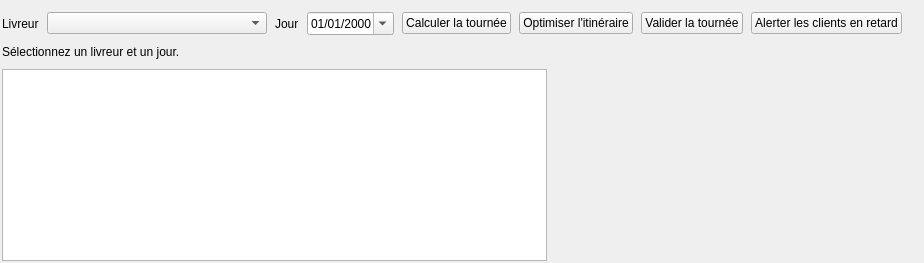
          <widget class="QWidget" name="livTabTournee">
           <attribute name="title">
            <string>Tournées &amp;&amp; ETA</string>
           </attribute>
           <layout class="QVBoxLayout" name="livLayoutTournee" stretch="0,0,1">
            <property name="spacing">
             <number>10</number>
            </property>
            <property name="leftMargin">
             <number>2</number>
            </property>
            <property name="topMargin">
             <number>12</number>
            </property>
            <property name="rightMargin">
             <number>2</number>
            </property>
            <property name="bottomMargin">
             <number>2</number>
            </property>
            <item>
             <layout class="QHBoxLayout" name="livLayoutOutilsTournee">
              <property name="spacing">
               <number>8</number>
              </property>
              <item>
               <widget class="QLabel" name="livLt1">
                <property name="text">
                 <string>Livreur</string>
                </property>
               </widget>
              </item>
              <item>
               <widget class="QComboBox" name="livComboTourneeLivreur">
                <property name="minimumSize">
                 <size>
                  <width>220</width>
                  <height>0</height>
                 </size>
                </property>
               </widget>
              </item>
              <item>
               <widget class="QLabel" name="livLt2">
                <property name="text">
                 <string>Jour</string>
                </property>
               </widget>
              </item>
              <item>
               <widget class="QDateEdit" name="livDateTournee">
                <property name="displayFormat">
                 <string>dd/MM/yyyy</string>
                </property>
                <property name="calendarPopup">
                 <bool>true</bool>
                </property>
               </widget>
              </item>
              <item>
               <widget class="QPushButton" name="livBtnCalculerTournee">
                <property name="text">
                 <string>Calculer la tournée</string>
                </property>
               </widget>
              </item>
              <item>
               <widget class="QPushButton" name="livBtnOptimiser">
                <property name="text">
                 <string>Optimiser l'itinéraire</string>
                </property>
                <property name="toolTip">
                 <string>Ordre de passage le plus court depuis le dépôt</string>
                </property>
               </widget>
              </item>
              <item>
               <widget class="QPushButton" name="livBtnEnregistrerItineraire">
                <property name="text">
                 <string>Valider la tournée</string>
                </property>
               </widget>
              </item>
              <item>
               <widget class="QPushButton" name="livBtnAlerterClients">
                <property name="text">
                 <string>Alerter les clients en retard</string>
                </property>
               </widget>
              </item>
              <item>
               <spacer name="livSpacerTournee">
                <property name="orientation">
                 <enum>Qt::Horizontal</enum>
                </property>
                <property name="sizeHint" stdset="0">
                 <size>
                  <width>20</width>
                  <height>20</height>
                 </size>
                </property>
               </spacer>
              </item>
             </layout>
            </item>
            <item>
             <widget class="QLabel" name="livLabelResumeTournee">
              <property name="text">
               <string>Sélectionnez un livreur et un jour.</string>
              </property>
              <property name="textFormat">
               <enum>Qt::RichText</enum>
              </property>
              <property name="wordWrap">
               <bool>true</bool>
              </property>
             </widget>
            </item>
            <item>
             <layout class="QHBoxLayout" name="livLayoutTourneeCentre" stretch="3,2">
              <property name="spacing">
               <number>12</number>
              </property>
              <item>
               <widget class="QTableWidget" name="livTableTournee">
                <property name="alternatingRowColors">
                 <bool>true</bool>
                </property>
                <property name="selectionBehavior">
                 <enum>QAbstractItemView::SelectRows</enum>
                </property>
                <property name="editTriggers">
                 <set>QAbstractItemView::NoEditTriggers</set>
                </property>
                <property name="showGrid">
                 <bool>false</bool>
                </property>
                <attribute name="verticalHeaderVisible">
                 <bool>false</bool>
                </attribute>
               </widget>
              </item>
              <item>
               <widget class="QFrame" name="livCardCarte">
                <layout class="QVBoxLayout" name="livLayoutCarte">
                 <property name="leftMargin">
                  <number>0</number>
                 </property>
                 <property name="topMargin">
                  <number>0</number>
                 </property>
                 <property name="rightMargin">
                  <number>0</number>
                 </property>
                 <property name="bottomMargin">
                  <number>0</number>
                 </property>
                </layout>
               </widget>
              </item>
             </layout>
            </item>
           </layout>
          </widget>
